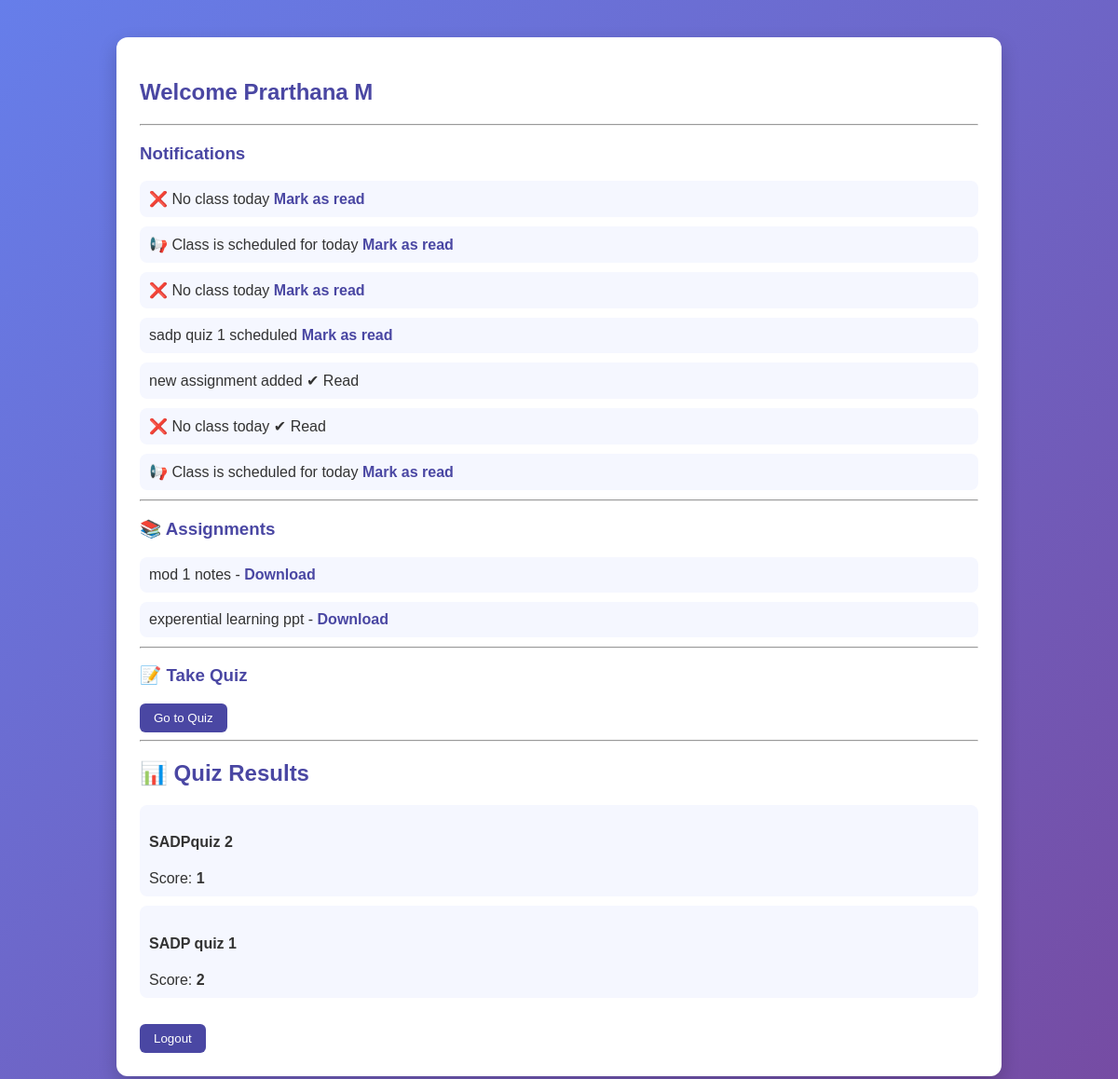
Before: /student-dashboard/ (signed in) with the older database file.
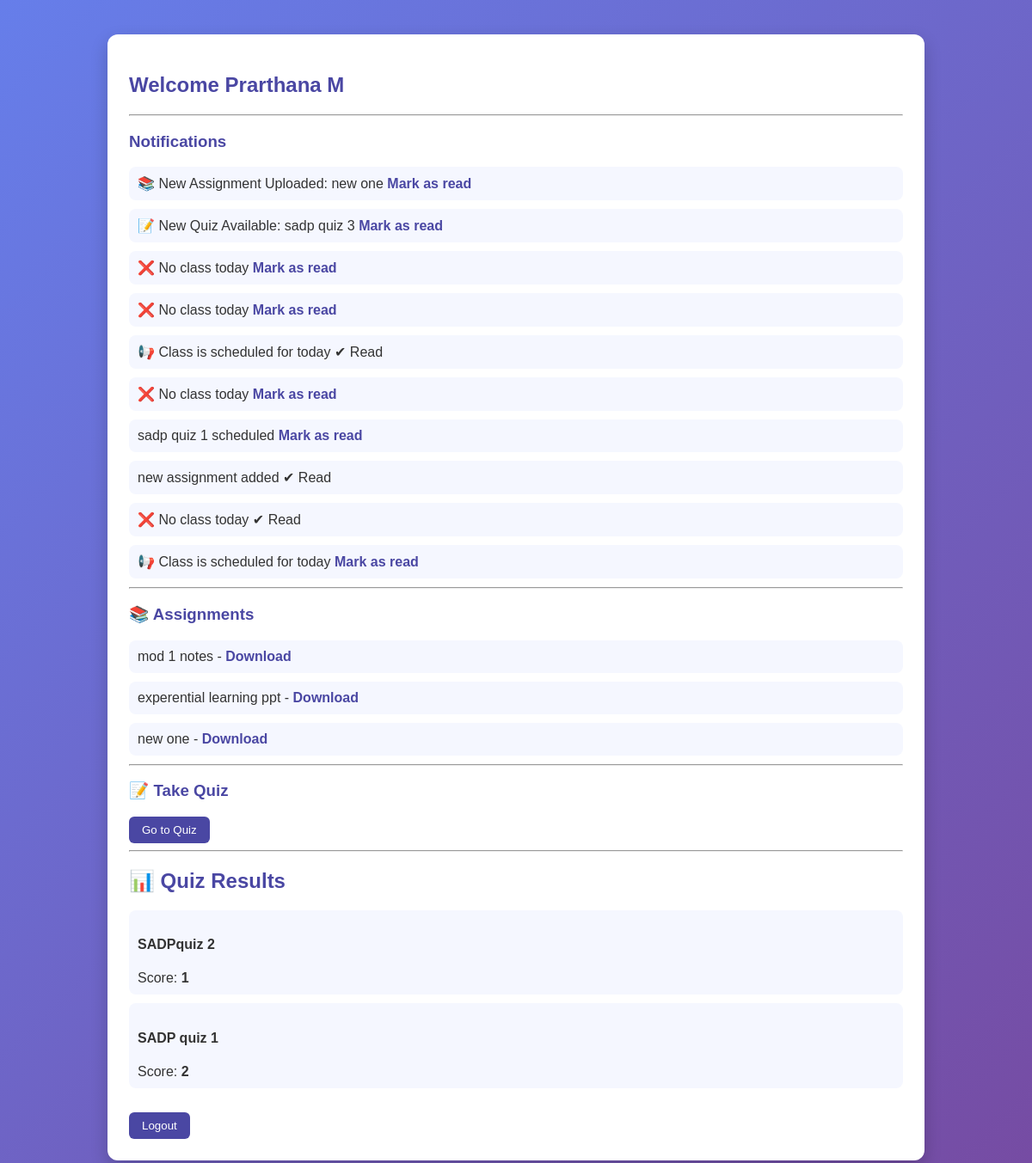
After: the same page with the newer database file.
### core/models.py (models this page shows)
class Notification(models.Model):
    student = models.ForeignKey(Student, on_delete=models.CASCADE)
    message = models.TextField()
    is_read = models.BooleanField(default=False)
    created_at = models.DateTimeField(auto_now_add=True)

class Assignment(models.Model):
    title = models.CharField(max_length=100)
    file = models.FileField(upload_to='assignments/')
    teacher = models.ForeignKey(Teacher, on_delete=models.CASCADE)
    created_at = models.DateTimeField(auto_now_add=True)

class Result(models.Model):
    student = models.ForeignKey(Student, on_delete=models.CASCADE)
    quiz = models.ForeignKey(Quiz, on_delete=models.CASCADE)
    score = models.IntegerField()
    created_at = models.DateTimeField(auto_now_add=True)

class Quiz(models.Model):
    title = models.CharField(max_length=100)
    teacher = models.ForeignKey(Teacher, on_delete=models.CASCADE)
    created_at = models.DateTimeField(auto_now_add=True)

### core/views.py (the view)
# urls.py: path('student-dashboard/', views.student_dashboard, name='student_dashboard'),
@login_required
def student_dashboard(request):
    student = Student.objects.get(user=request.user)
    notifications = Notification.objects.filter(student=student).order_by('-created_at')
    assignments = Assignment.objects.all()
    results = Result.objects.filter(student=student).order_by('-created_at')
    return render(request, 'student_dashboard.html', {
        'student': student,
        'notifications': notifications,
        'assignments': assignments,
        'results': results
    })

### core/templates/student_dashboard.html (shortened to what this page needs)
<!DOCTYPE html>
<html>
<head>
</head>
<body>
<div class="container">
<h2>Welcome {{ student.name }}</h2>
<hr>
<h3>Notifications</h3>
{% for n in notifications %}
<div class="card">
    {{ n.message }}
    {% if not n.is_read %}
        <a href="{% url 'mark_read' n.id %}">Mark as read</a>
    {% else %}
        ✔ Read
    {% endif %}
</div>
{% empty %}
<p>No notifications</p>
{% endfor %}
<hr>
<h3>📚 Assignments</h3>
{% for assignment in assignments %}
<div class="card">
    {{ assignment.title }} -
    <a href="{{ assignment.file.url }}">Download</a>
</div>
{% empty %}
<p>No assignments</p>
{% endfor %}
<hr>
<h3>📝 Take Quiz</h3>
<a href="{% url 'quiz_list' %}"><button>Go to Quiz</button></a>
<hr>
<h2>📊 Quiz Results</h2>
{% for r in results %}
<div class="card">
    <h4>{{ r.quiz.title }}</h4>
    Score: <strong>{{ r.score }}</strong>
</div>
{% empty %}
<p>No quiz attempts</p>
{% endfor %}
<br>
<a href="{% url 'logout' %}"><button>Logout</button></a>
</div>
</body>
</html>

Changed rows visible on the page:
added Notification: message "📚 New Assignment Uploaded: new one", is_read "Mark as read"
added Notification: message "📝 New Quiz Available: sadp quiz 3", is_read "Mark as read"
added Notification: message "❌ No class today", is_read "Mark as read"
changed Notification (number 5 of 10 on the later page): is_read "Mark as read" → "✔ Read"
added Assignment: title "new one"
